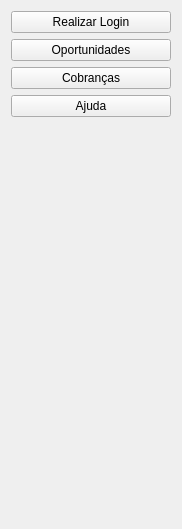
            <widget class="QWidget" name="menu">
             <property name="geometry">
              <rect>
               <x>0</x>
               <y>0</y>
               <width>182</width>
               <height>529</height>
              </rect>
             </property>
             <property name="cursor">
              <cursorShape>PointingHandCursor</cursorShape>
             </property>
             <property name="styleSheet">
              <string notr="true"/>
             </property>
             <attribute name="label">
              <string>Menu</string>
             </attribute>
             <layout class="QVBoxLayout" name="verticalLayout_6">
              <item>
               <widget class="QPushButton" name="btn_login">
                <property name="maximumSize">
                 <size>
                  <width>16777215</width>
                  <height>40</height>
                 </size>
                </property>
                <property name="cursor">
                 <cursorShape>PointingHandCursor</cursorShape>
                </property>
                <property name="text">
                 <string>Realizar Login</string>
                </property>
               </widget>
              </item>
              <item>
               <widget class="QPushButton" name="btn_oportunidades">
                <property name="maximumSize">
                 <size>
                  <width>16777215</width>
                  <height>40</height>
                 </size>
                </property>
                <property name="cursor">
                 <cursorShape>PointingHandCursor</cursorShape>
                </property>
                <property name="text">
                 <string>Oportunidades</string>
                </property>
               </widget>
              </item>
              <item>
               <widget class="QPushButton" name="btn_cobranca">
                <property name="maximumSize">
                 <size>
                  <width>16777215</width>
                  <height>40</height>
                 </size>
                </property>
                <property name="cursor">
                 <cursorShape>PointingHandCursor</cursorShape>
                </property>
                <property name="text">
                 <string>Cobranças</string>
                </property>
               </widget>
              </item>
              <item>
               <widget class="QPushButton" name="btn_ajuda">
                <property name="maximumSize">
                 <size>
                  <width>16777215</width>
                  <height>40</height>
                 </size>
                </property>
                <property name="cursor">
                 <cursorShape>PointingHandCursor</cursorShape>
                </property>
                <property name="text">
                 <string>Ajuda</string>
                </property>
               </widget>
              </item>
              <item>
               <spacer name="verticalSpacer">
                <property name="orientation">
                 <enum>Qt::Vertical</enum>
                </property>
                <property name="sizeHint" stdset="0">
                 <size>
                  <width>20</width>
                  <height>40</height>
                 </size>
                </property>
               </spacer>
              </item>
             </layout>
            </widget>
